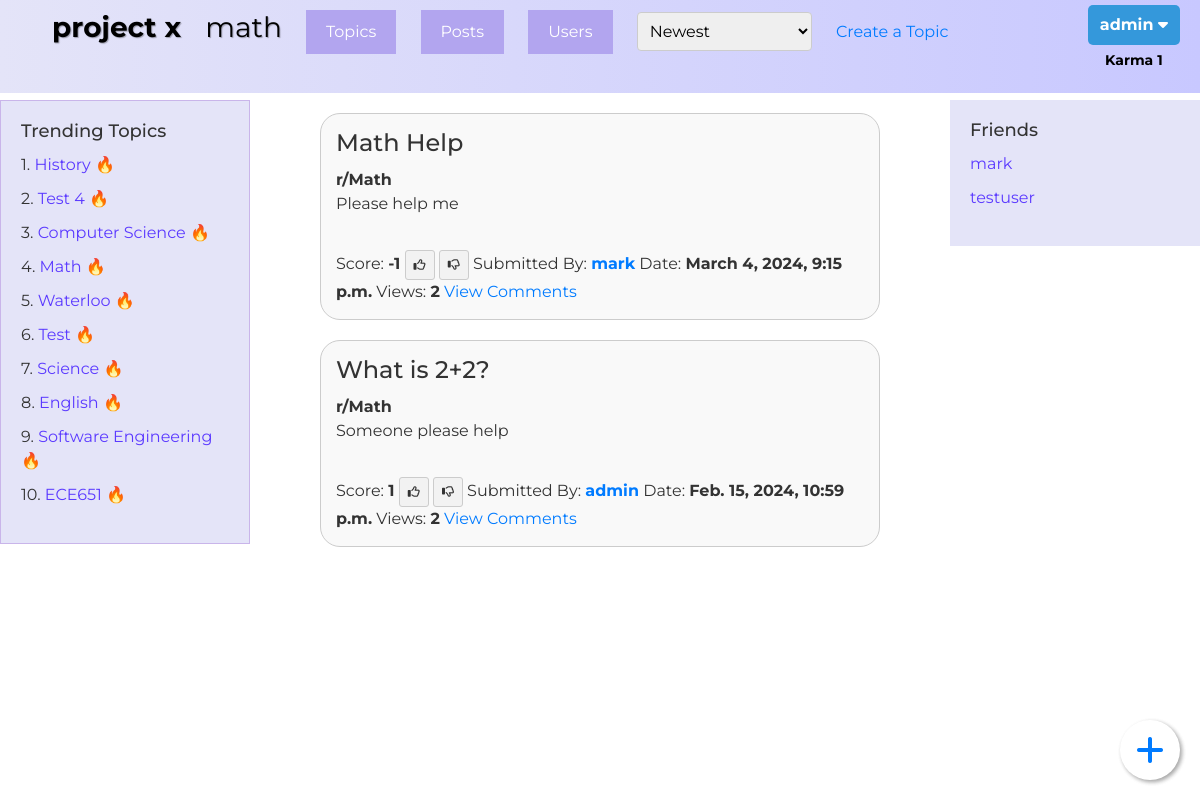
The app's page /topic/12/ (signed in), older data.
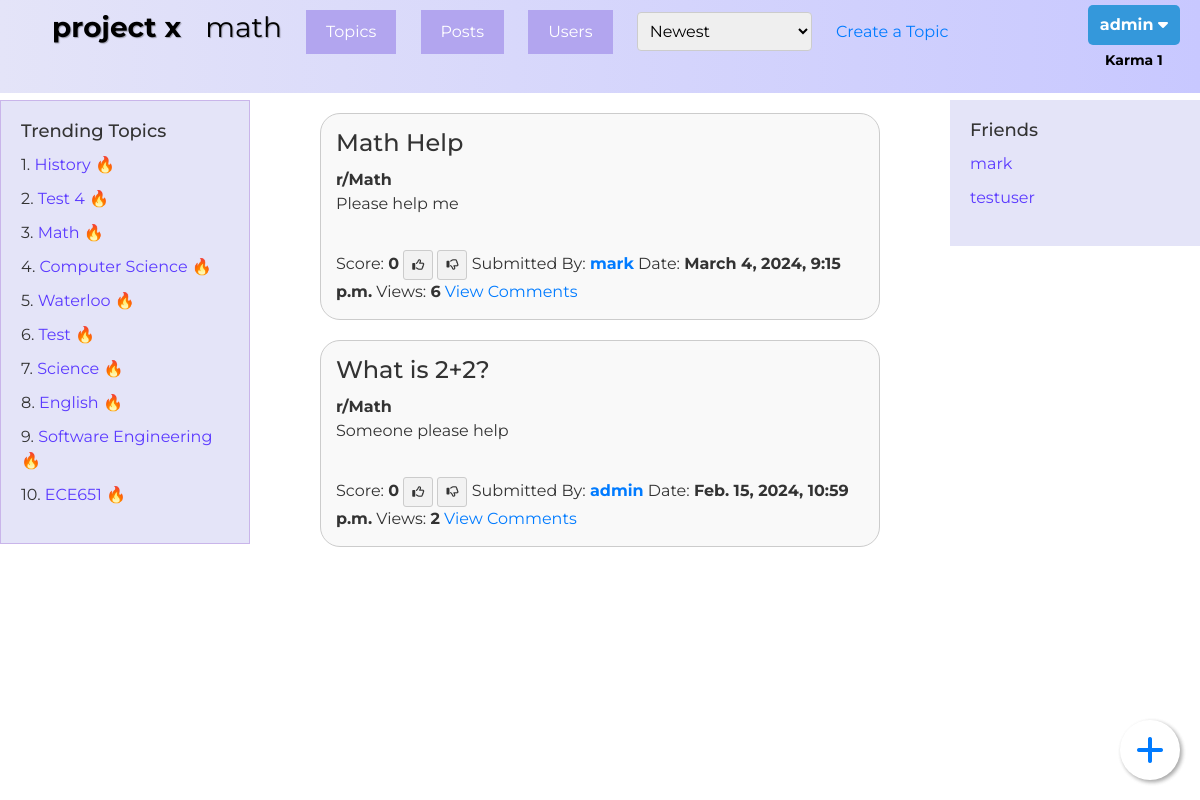
The same page, newer data.
### QuestionHub/models.py (models this page shows, shortened)
class Topic(models.Model):
    id = models.AutoField(primary_key=True, editable=False)
    name = models.CharField(max_length=255)

class UserProfile(models.Model):
    id = models.AutoField(primary_key=True, editable=False)
    user = models.OneToOneField(User, on_delete=models.CASCADE)
    bio = models.TextField(default="")
    pic = models.ImageField(upload_to="img", blank=True, null=True)
    friends = models.ManyToManyField(User, related_name='my_friends', blank=True)
    friend_requests = models.ManyToManyField(User, related_name='pending_friend_requests', blank=True) #people who tried to add me
    num_posts = models.IntegerField(default=0)
    num_comments = models.IntegerField(default=0)
    karma = models.IntegerField(default=0)
    total_views = models.IntegerField(default=0)
    def get_friends(self):
        return self.friends.all()

class Post(models.Model):
    author = models.ForeignKey(User, null=False, on_delete=models.CASCADE)
    topic = models.ForeignKey(Topic, null=True, on_delete=models.CASCADE)
    title = models.CharField(max_length=255, null=False)
    body = models.TextField(null=False)
    timestamp = models.DateTimeField(auto_now_add=True)
    score = models.IntegerField(default=0)
    num_views = models.IntegerField(default=0)

### QuestionHub/views.py (the view)
# urls.py: path('topic/<int:id>/', views.topic_detail, name='topic_detail'),
def topic_detail(request, id):
    topic = Topic.objects.get(id=id)
    trending_topics = Topic.objects.annotate(total_views=Sum('post__num_views')).order_by('-total_views')[:10]
    filtered_posts = Post.objects.all() if not topic else Post.objects.filter(topic_id=id)
    ordering = request.GET.get('ordering', '-timestamp')
    current_user = request.user
    if ordering == 'num_views':
        filtered_posts = Post.objects.all().order_by('-num_views') if not topic else Post.objects.filter(topic_id=id).order_by('-num_views')
    elif ordering == 'most_upvoted':
        filtered_posts = Post.objects.all().order_by('-score') if not topic else Post.objects.filter(topic_id=id).order_by('-score')
    elif ordering == 'most_downvoted':
        filtered_posts = Post.objects.all().order_by('score') if not topic else Post.objects.filter(topic_id=id).order_by('score')
    else:
        filtered_posts = Post.objects.all().order_by('-timestamp') if not topic else Post.objects.filter(topic_id=id).order_by('-timestamp')
    topics = Topic.objects.all()
    users = User.objects.all()
    user_votes = []
    post_vote_list = []
    if request.user.is_authenticated:
        user_votes = Vote.objects.filter(user=request.user)
        for vote in user_votes:
          post_vote_list.append(vote.post)
        friends_list = request.user.userprofile.get_friends()
    else:
        friends_list = None
    context = {
        'current_ordering': ordering,
        'filtered_posts': filtered_posts,
        'topics': topics,
        'current_page' : 'topic_detail',
        'topic' : topic,
        'users' : users,
        'friends': friends_list,
        'trending_topics': trending_topics,
        'all_posts' : filtered_posts,
        'current_user': current_user
    }
    if user_votes:
        context['user_votes'] = user_votes
    if post_vote_list:
        context['post_vote_list'] = post_vote_list
    return render(request, 'topic_detail.html', context)

### QuestionHub/templates/topic_detail.html (shortened to what this page needs)
{% extends './base.html' %}
{% block post %}
<div id="filteredPosts">
    {% for post in filtered_posts %}
    <div class="post-container">
        <div class="post-list-item">
            <h1 class="post-list-title">
                {{ post.title }}
            </h1>
            <b>r/{{ post.topic.name }}</b>
            <p>{{ post.body }}</p>
            <br>
            Score: <b>{{ post.score }}</b>
            {% if not post in post_vote_list %}
            <a href="{% url 'upvote_post' post.id 'U' %}" class="vote-btn upvote-btn"><i class="fa-regular fa-thumbs-up"></i></a>
            <a href="{% url 'upvote_post' post.id 'D' %}" class="vote-btn downvote-btn"><i class="fa-regular fa-thumbs-down"></i></a>
        {%endif%}
            Submitted By: <a href="{% url 'user_profile' post.author.id %}"><b>{{ post.author.username }}</b></a>
            Date: <b>{{ post.timestamp }}</b>
            Views: <b>{{post.num_views}}</b>
            <a href="{% url 'post_detail' post.id %}">View Comments</a>
        </div>
    </div>
    {% endfor %}
</div>
{%endblock%}

### QuestionHub/templates/base.html (shortened to what this page needs)
<!DOCTYPE html>
<html lang="en">
    <head>
        {% load bootstrap5 %}
            {% bootstrap_css %}
    </head>
<body>
    {% include 'navbar.html' %}
    {% include 'create_post_button.html'%}
    {% include 'sidebar.html'%}
    {% include 'user_sidebar.html'%}
    {% block post %}
    {% endblock %}
</body>
</html>

### QuestionHub/templates/navbar.html (shortened to what this page needs)
<nav class="navbar">
    <div class="main-menu">
        <ul>
            <li>
                <a class = "project-x-btn" href="{% url 'home' %}"><b>project x</b></a>
            </li>
            {% if current_page == 'topic_detail' %}
            <li class="current-topic">
                <span>{{ topic.name }}</span>
            </li>
            {% endif %}
            <li>
                {% include 'topic_selection.html' %}
            </li>
            <li>
                {% include 'post_selection.html' %}
            </li>
            <li>
                {% include 'user_selection.html' %}
            </li>
            <li>
                {%include 'ordering.html' %}
            </li>
            {% if current_user.is_authenticated %}
            <li>
                <a href="{% url 'create_topic' %}">Create a Topic</a>
            </li>
            {% endif %}
        </ul>
    </div>
    <div class="user-menu">
        <ul>
            {% if current_user.is_authenticated %}
            <li class="user-dropdown">
                <button class="username-btn">{{ current_user.username }} <i class="fas fa-caret-down"></i></button>
                <span class="karma">Karma {{ current_user.userprofile.karma }}</span>
            </li>
            {% endif %}
        </ul>
    </div>
</nav>

### QuestionHub/templates/topic_selection.html (shortened to what this page needs)
<div class="dropdown">
    <button onclick="ToggleTopicDropdown()" class="dropbtn">Topics</button>
  </div>

### QuestionHub/templates/post_selection.html (shortened to what this page needs)
<div class="dropdown">
    <button onclick="togglePostDropdown()" class="dropbtn">Posts</button>
</div>

### QuestionHub/templates/user_selection.html (shortened to what this page needs)
<div class="dropdown">
    <button onclick="toggleUserDropdown()" class="dropbtn">Users</button>
</div>

### QuestionHub/templates/ordering.html (shortened to what this page needs)
<nav class = "ordering">
<div id="orderingOptions">
    <form method="GET">
        <select name="ordering" onchange="this.form.submit()">
            <option value="-timestamp" {% if current_ordering == '-timestamp' %}selected{% endif %}>Newest</option>
        </select>
    </form>
</div>
</nav>

### QuestionHub/templates/create_post_button.html (shortened to what this page needs)
{% if current_user.is_authenticated %}
<span class="create-post-button">
    <a href="{% url 'create_post' %}">
        <i class="fa-solid fa-plus"></i>
    </a>
</span>
{% endif %}

### QuestionHub/templates/sidebar.html
{% if not current_page == 'user_profile' and not current_page == 'my_profile' %}
<div class="sidebar">
    <h2>Trending Topics</h2>
    <ul>
        {% for topic in trending_topics %}
            <li>{{ forloop.counter }}. <a href="{% url 'topic_detail' topic.id %}">{{ topic.name }} 🔥</a></li>
        {% endfor %}
    </ul>
</div>
{%endif%}

### QuestionHub/templates/user_sidebar.html (shortened to what this page needs)
{% if current_page == 'post' or current_page == 'topic_detail' %}
<div class="user-sidebar">
    {% if is_authenticated or current_user.is_authenticated %}
    <h2>Friends</h2>
    <ul>
        {% for friend in friends %}
            <li> <a href="{% url 'chat_detail' friend.id %}">{{ friend.username }}</a>  </p>
            </li>
        {% endfor %}
    </ul>
    {% else %}
    <p>Log in to chat with friends here!</p>
    {% endif %}
</div>
{%endif%}

### QuestionHub/templates/base.html (style rules this page uses)
body { font-family: 'Montserrat', sans-serif; font-size: 16px; line-height: 1.5; color: #333; }
h1, h2, h3, h4, h5, h6 { margin-top: 0; margin-bottom: 10px; }
p { margin-bottom: 10px; word-wrap: break-word; }
a { color: #007bff; text-decoration: none; }
button { border: none; }
.post-container { display: flex; justify-content: center; }
.post-list-item { border: 1px solid #ccc; padding: 15px; margin-top: 20px; background-color: #f9f9f9; border-radius: 20px; width: calc(100% / 2 - 40px); max-width: 1000px; }
.post-list-title { font-size: 24px; margin-bottom: 10px; color: #333; }
.navbar { background: rgb(2,0,36); background: linear-gradient(90deg, rgba(2,0,36,1) 0%, rgba(228,228,248,1) 0%, rgba(200,200,255,1) 100%); padding: 5px 20px; display: flex; justify-content: space-between; align-items: center; }
.project-x-btn { color: #000; font-size: 28px; font-family: 'Montserrat', sans-serif; text-decoration: none; text-shadow: 1px 1px 1px rgba(0, 0, 0, 0.3); }
.main-menu { display: inline-block; margin: 0; padding: 0; list-style: none; }
.main-menu li { display: inline-block; margin-right: 20px; }
.user-menu li { display: inline-block; }
.main-menu li:last-child { margin-right: 0; }
.current-topic { color: #000; font-size: 28px; font-family: 'Montserrat', sans-serif; text-decoration: none; text-shadow: 1px 1px 1px rgba(0, 0, 0, 0.3); text-transform: lowercase; }
.vote-btn { display: inline-block; padding: 5px 8px; border: 1px solid #ccc; border-radius: 3px; text-decoration: none; color: #333; font-weight: bold; transition: background-color 0.3s ease; font-size: 12px; }
.upvote-btn { background-color: #f2f2f2; }
.downvote-btn { background-color: #f2f2f2; }
.sidebar { width: 250px; padding: 20px; background-color: #E4E4F8; border: 1px solid #c9b5ea; position: absolute; top: 100px; left: 0; }
.sidebar h2 { font-size: 18px; margin-bottom: 10px; }
.sidebar ul { list-style-type: none; padding: 0; }
.sidebar ul li { margin-bottom: 10px; }
.sidebar ul li a { text-decoration: none; color: #5b3aff; }
.user-sidebar { width: 250px; padding: 20px; background-color: #E4E4F8; position: absolute; top: 100px; right: 0; }
.user-sidebar h2 { font-size: 18px; margin-bottom: 10px; }
.user-sidebar ul { list-style-type: none; padding: 0; }
.user-sidebar ul li { margin-bottom: 10px; }
.user-sidebar ul li a { text-decoration: none; color: #5b3aff; }
.dropbtn { padding: 10px 20px; font-size: 16px; background-color: #b2a5ef; color: white; border: none; cursor: pointer; transition: background-color 0.3s; }
.dropdown { position: relative; display: inline-block; }
.ordering { margin-bottom: 20px; }
.ordering select { padding: 8px; font-size: 16px; border: 1px solid #ccc; border-radius: 4px; cursor: pointer; outline: none; }
.ordering select option:checked { background-color: #007bff; color: white; }
.username-btn { background-color: #3498db; color: #fff; padding: 8px 12px; border: none; border-radius: 5px; cursor: pointer; font-weight: bold; }
.karma { font-size: 14px; font-weight: bold; color: #000; text-align: center; display: block; margin-top: 5px; }
.create-post-button a { position: fixed; bottom: 20px; right: 20px; width: 60px; height: 60px; border-radius: 50%; display: flex; justify-content: center; align-items: center; font-size: 32px; cursor: pointer; box-shadow: 2px 2px 4px rgba(0, 0, 0, 0.2); }
.create-post-button a i { position: fixed; bottom: 20px; right: 20px; width: 60px; height: 60px; border-radius: 50%; display: flex; justify-content: center; align-items: center; font-size: 32px; cursor: pointer; box-shadow: 2px 2px 4px rgba(0, 0, 0, 0.2); opacity: 1; transition: opacity 0.3s ease-in-out; }

Row changes from the older to the newer data that the page shows:
shown differently, row unchanged: Topic "Math": moves up the list
changed Post "Math Help": score "-1" → "0"; num_views "2" → "6"
changed Post "What is 2+2?": score "1" → "0"
